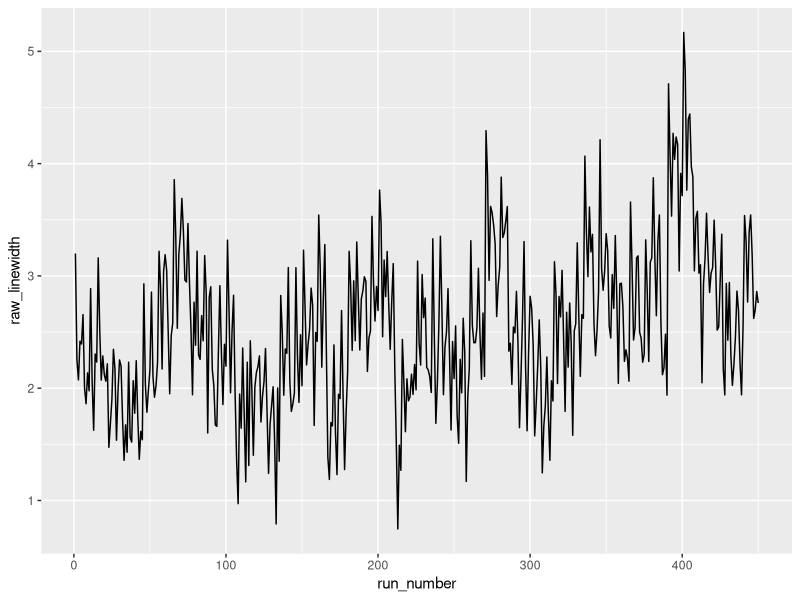
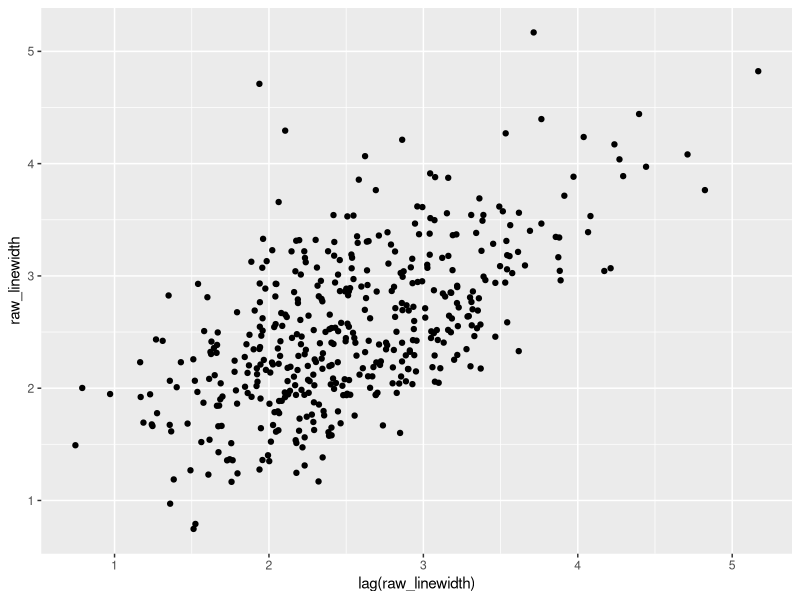
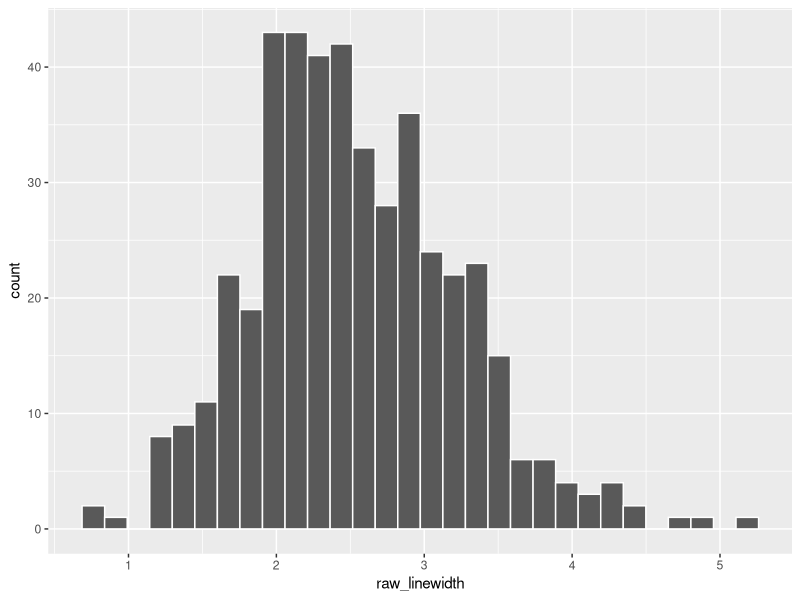
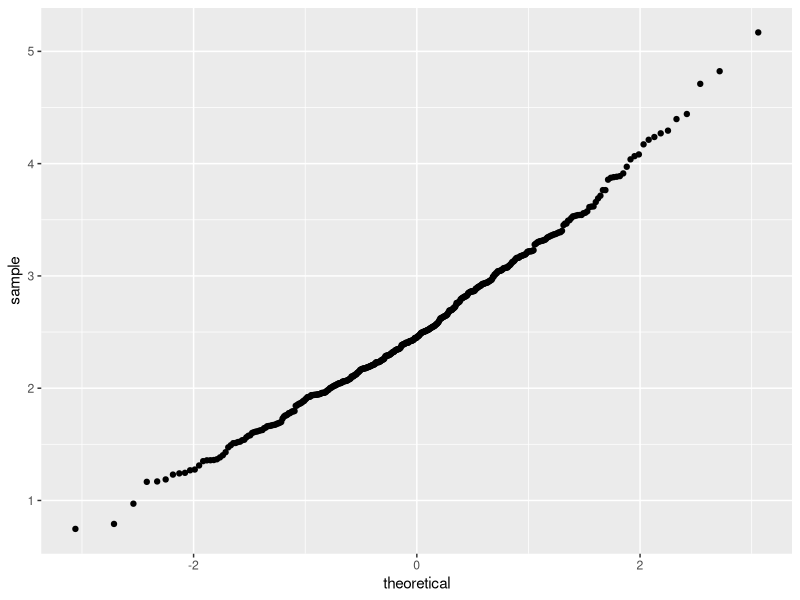
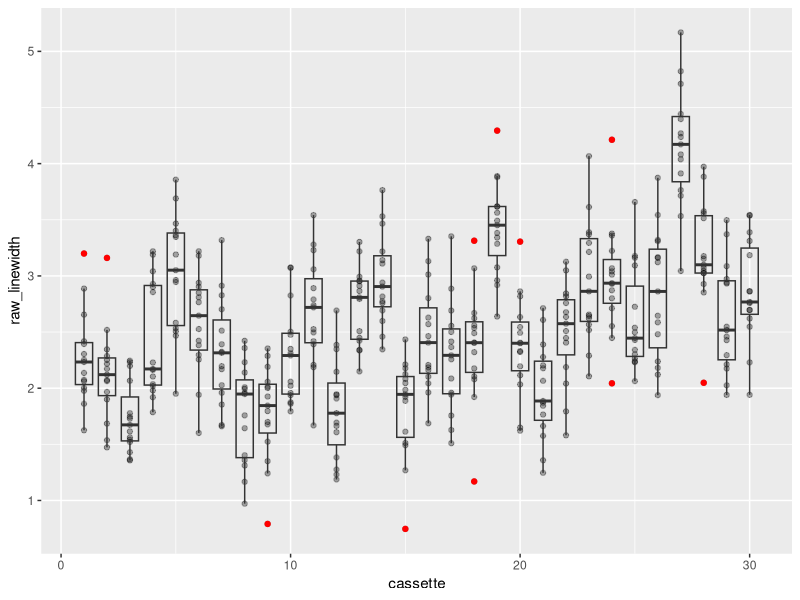
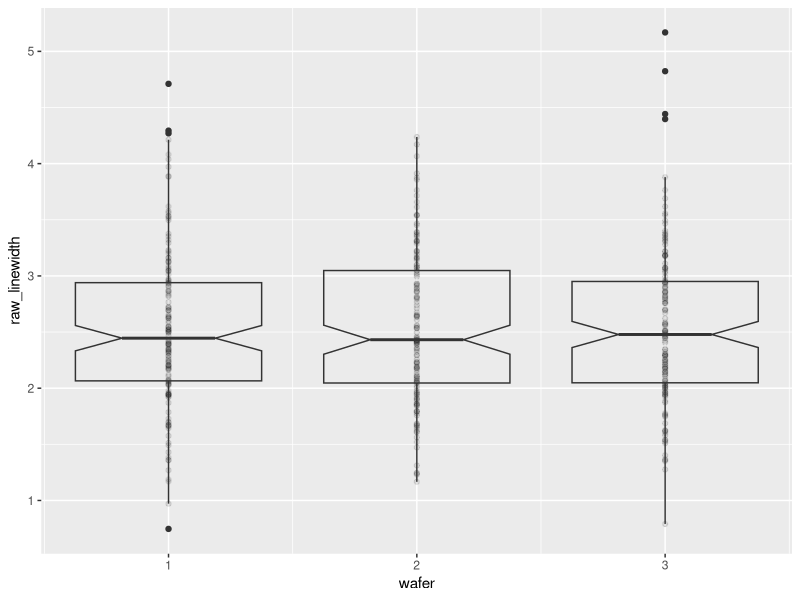
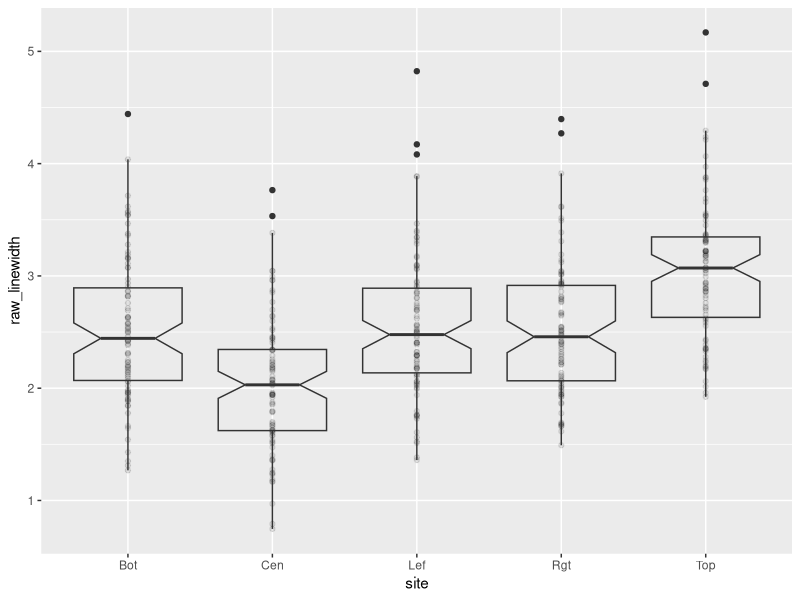
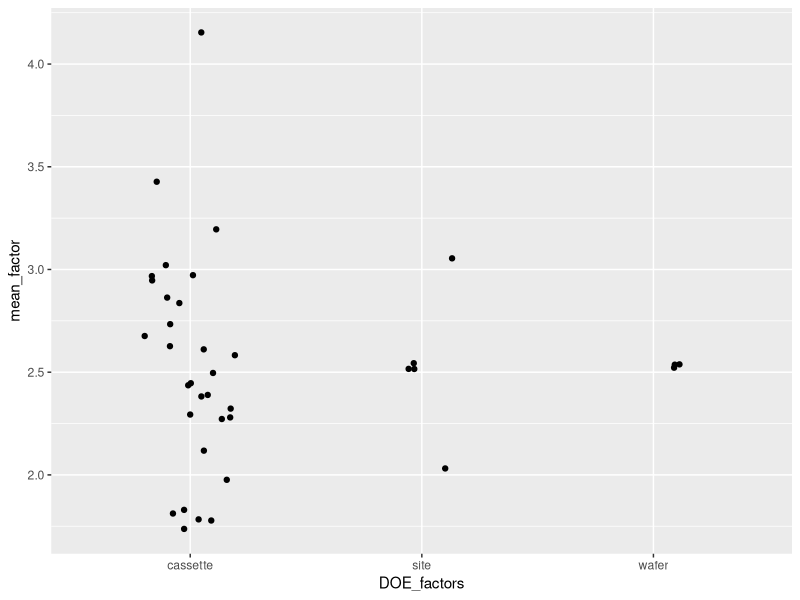

Source code (R) for these figures, in order: (Note: this script raises an error after producing the figures.)
## ---- chunk 1
library(magrittr) # used for %$% pipe
library(tidyverse)
library(ggplot2)
library(broom)
## ---- chunk 2
litho <- read_table2("NIST data/monitor-6.6.1.1.dat", 
    skip = 4, col_names = FALSE) %>%
  rename(cassette = X1, wafer = X2, site = X3, raw_linewidth = X4, run_number = X5, cleaned_linewidth = X6)
litho
## ---- chunk 3
ggplot(litho) +
  geom_line(aes(run_number, raw_linewidth))
## ---- chunk 4
ggplot(litho) +
  geom_point(aes(lag(raw_linewidth), raw_linewidth))
## ---- chunk 5
ggplot(litho) +
  geom_histogram(aes(raw_linewidth), colour = "white")
## ---- chunk 6
ggplot(litho) +
  geom_qq(aes(sample = raw_linewidth))
## ---- chunk 7
litho %>% 
  select(raw_linewidth, cleaned_linewidth) %>%
  summary()
## ---- chunk 8
ggplot(litho) +
  geom_point(aes(cassette, raw_linewidth), alpha = 1/3) +
  geom_boxplot(aes(cassette, raw_linewidth, group = cassette), alpha = 0, outlier.alpha = 1, outlier.colour = "red")
## ---- chunk 9
ggplot(litho) +
  geom_point(aes(wafer, raw_linewidth), alpha = 1/10) +
  geom_boxplot(aes(wafer, raw_linewidth, group = wafer), alpha = 0, notch = TRUE, outlier.alpha = 1)
## ---- chunk 10
ggplot(litho) +
  geom_point(aes(site, raw_linewidth), alpha = 1/10) +
  geom_boxplot(aes(site, raw_linewidth), alpha = 0, notch = TRUE, outlier.alpha = 1)
## ---- chunk 11
litho_DOE <- litho %>% 
  gather(`cassette`, `wafer`, `site`, key = DOE_factors, value = "value")
litho_DOE

litho_group <- litho_DOE %>%
  group_by(DOE_factors, value)
litho_group

litho_summary <- litho_group %>%
  summarise(mean_factor = mean(raw_linewidth), count = n())
litho_summary
## ---- chunk 12
ggplot(litho_summary) +
  geom_jitter(aes(DOE_factors, mean_factor), width = 0.2)
## ---- chunk 13
litho_summary_sd <- litho_group %>%
  summarise(sd_factor = sd(raw_linewidth), count = n())
litho_summary_sd
## ---- chunk 14
ggplot(litho_summary_sd) +
  geom_jitter(aes(DOE_factors, sd_factor), width = 0.2)
## ---- chunk 15

sd_lw <- litho %$%
  sd(raw_linewidth)

mean_lw <- litho %$%
  mean(raw_linewidth)

ggplot(litho) +
  geom_line(aes(run_number, raw_linewidth)) +
  geom_hline(yintercept = mean_lw + 2*sd_lw, linetype = "dashed") +
  geom_hline(yintercept = mean_lw - 2*sd_lw, linetype = "dashed") +
  geom_hline(yintercept = mean_lw)

## ---- chunk 16
litho_wafer <- litho %>%
  group_by(cassette, wafer) %>%
  summarise(wafer_mean = mean(raw_linewidth), wafer_sd = sd(raw_linewidth)) %>%
  rowid_to_column(var = "wafer_number") %>%
  ungroup()

litho_wafer
## ---- chunk 17
sd_wafer <- litho_wafer %$%
  sd(wafer_mean)

rms_sd_wafer <- litho_wafer %>%
  select(wafer_sd) %>%
  mutate(sd_squared = wafer_sd^2) %$%
  sqrt(mean(sd_squared))

mean_wafer_sd <- litho_wafer %$%
  mean(wafer_sd)

mean_wafer_sd
sd_wafer
rms_sd_wafer
## ---- chunk 18
ggplot(litho_wafer) +
  geom_line(aes(wafer_number, wafer_mean)) +
  geom_hline(yintercept = mean_lw + 2*sd_wafer/sqrt(5), linetype = "dashed") +
  geom_hline(yintercept = mean_lw - 2*sd_wafer/sqrt(5), linetype = "dashed") +
  geom_hline(yintercept = mean_lw)
## ---- chunk 19
ggplot(litho_wafer) +
 geom_histogram(aes(wafer_sd), colour = "white")

ggplot(litho_wafer) +
  geom_line(aes(wafer_number, wafer_sd)) +
  geom_hline(yintercept = 2*rms_sd_wafer)
## ---- chunk 20
litho_cassette <- litho %>%
  group_by(cassette) %>%
  summarise(cassette_mean = mean(raw_linewidth), cassette_sd = sd(raw_linewidth)) %>%
  ungroup()

litho_cassette
## ---- chunk 21
ggplot(litho_cassette) +
  geom_line(aes(cassette, cassette_mean)) +
  geom_hline(yintercept = mean_lw + 2*sd_lw/sqrt(15), linetype = "dashed") +
  geom_hline(yintercept = mean_lw - 2*sd_wafer/sqrt(15), linetype = "dashed") +
  geom_hline(yintercept = mean_lw)
## ---- chunk 22
rms_sd_cassette <- litho_cassette %>%
  select(cassette_sd) %>%
  mutate(sd_squared = cassette_sd^2) %$%
  sqrt(mean(sd_squared))


ggplot(litho_cassette) +
  geom_line(aes(cassette, cassette_sd)) +
  geom_hline(yintercept = 2*rms_sd_cassette, linetype = "dashed")
## ---- chunk 23
library(lme4)
library(broom)
## ---- chunk 24
random_effects_model <- lmer(raw_linewidth ~ 1|cassette/wafer, data = litho)
summary(random_effects_model)

augment(random_effects_model)

ggplot(augment(random_effects_model_2)) +
  geom_line(aes(seq_along(raw_linewidth), raw_linewidth)) +
  geom_line(aes(seq_along(raw_linewidth), .fitted), colour = "red")

